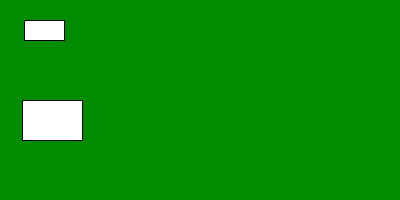
Frame 1 (no input)
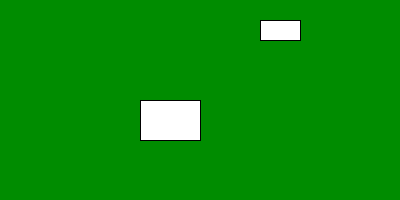
Frame 60 (the mouse pressed at the canvas centre just before this capture)
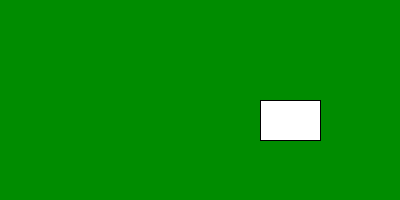
Frame 120 (the mouse held since frame 60 and released just before this capture)

The Processing sketch that drew these frames (run headless with seeded random() and noise(); from frame 60 on, the mouse is pressed at the canvas centre):

// Processing sketch: carsClassExample
// ── carsClassExample.pde
// we need two car variables
car car1;
car car2;
void setup(){
  size(400,200);
  //initialize the new car objects.
  //this calls the "car" constructor
  car1 = new car(20,20);
  car2 = new car(20,100);
  //now we call some of the methods on the car objects.
  //this will change some of the internal values - like carHeight and speed
  car1.setSpeed(4);
  car2.setCarSize(60,40);
}

//draw both of the car objects - see how they differ depending on the 
//values we altered by calling methods on them
void draw(){
  background(0,140,0);
  car1.drawCar();
  car2.drawCar();
}

// ── car.pde
class car{
  private int carWidth;
  private int carHeight;
  private int speed;
  private int carHozPoz;
  private int carVertPoz;
  
  public car(int inStartHozPos, int inStartVertPoz){
    carWidth = 40;
    carHeight = 20;
    speed = 2;
    carHozPoz = inStartHozPos;
    carVertPoz = inStartVertPoz;
  }
  
  public void setSpeed(int inSpeed){
    speed = inSpeed;
  }
  
  public void setCarSize(int inCarWidth, int inCarHeight){
    carWidth = inCarWidth;
    carHeight = inCarHeight;
  }
  
  public void drawCar(){
    carHozPoz = carHozPoz+speed;
    rect(carHozPoz,carVertPoz,carWidth,carHeight);
  }
  
  
  
  
}
